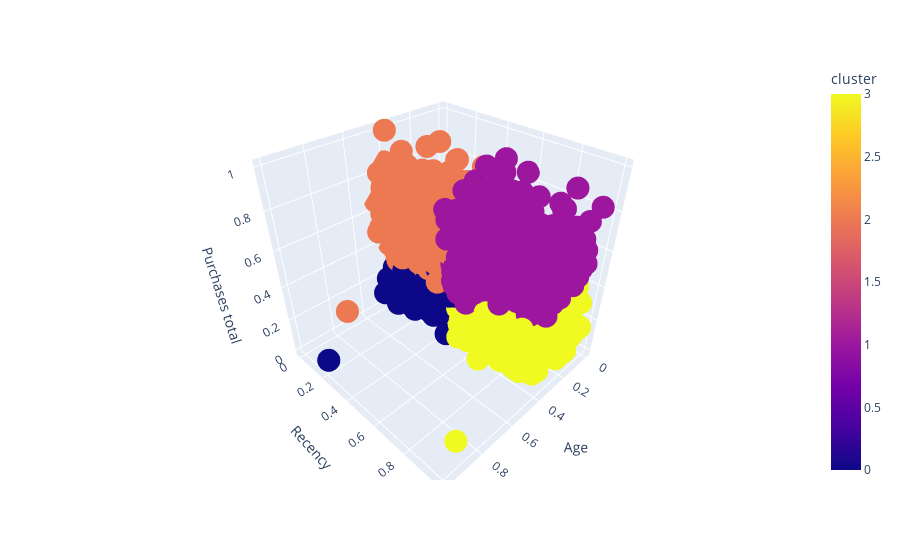

The notebook cell this image was saved under:
### Code cell
# visualisation K-Means
fig = px.scatter_3d(df_k1, x="Age", y="Recency", z="Purchases total", color ='cluster')
fig.show()

### Figure 1 — Plotly figure (JSON) as saved in the notebook; plotly's stock layout.template omitted (floating-point values rounded to 4 significant figures; data arrays with more than 128 entries replaced by an {"elided": "..."} marker saying what was removed)
{"data": [{"hovertemplate": "Age=%{x}<br>Recency=%{y}<br>Purchases total=%{z}<br>cluster=%{marker.color}<extra></extra>", "legendgroup": "", "marker": {"color": {"elided": "2101 int values"}, "coloraxis": "coloraxis", "symbol": "circle"}, "mode": "markers", "name": "", "scene": "scene", "showlegend": false, "type": "scatter3d", "x": {"elided": "2101 float values"}, "y": {"elided": "2101 float values"}, "z": {"elided": "2101 float values"}}], "layout": {"coloraxis": {"colorbar": {"title": {"text": "cluster"}}, "colorscale": [[0, "#0d0887"], [0.1111, "#46039f"], [0.2222, "#7201a8"], [0.3333, "#9c179e"], [0.4444, "#bd3786"], [0.5556, "#d8576b"], [0.6667, "#ed7953"], [0.7778, "#fb9f3a"], [0.8889, "#fdca26"], [1, "#f0f921"]]}, "legend": {"tracegroupgap": 0}, "margin": {"t": 60}, "scene": {"domain": {"x": [0, 1], "y": [0, 1]}, "xaxis": {"title": {"text": "Age"}}, "yaxis": {"title": {"text": "Recency"}}, "zaxis": {"title": {"text": "Purchases total"}}}}}
